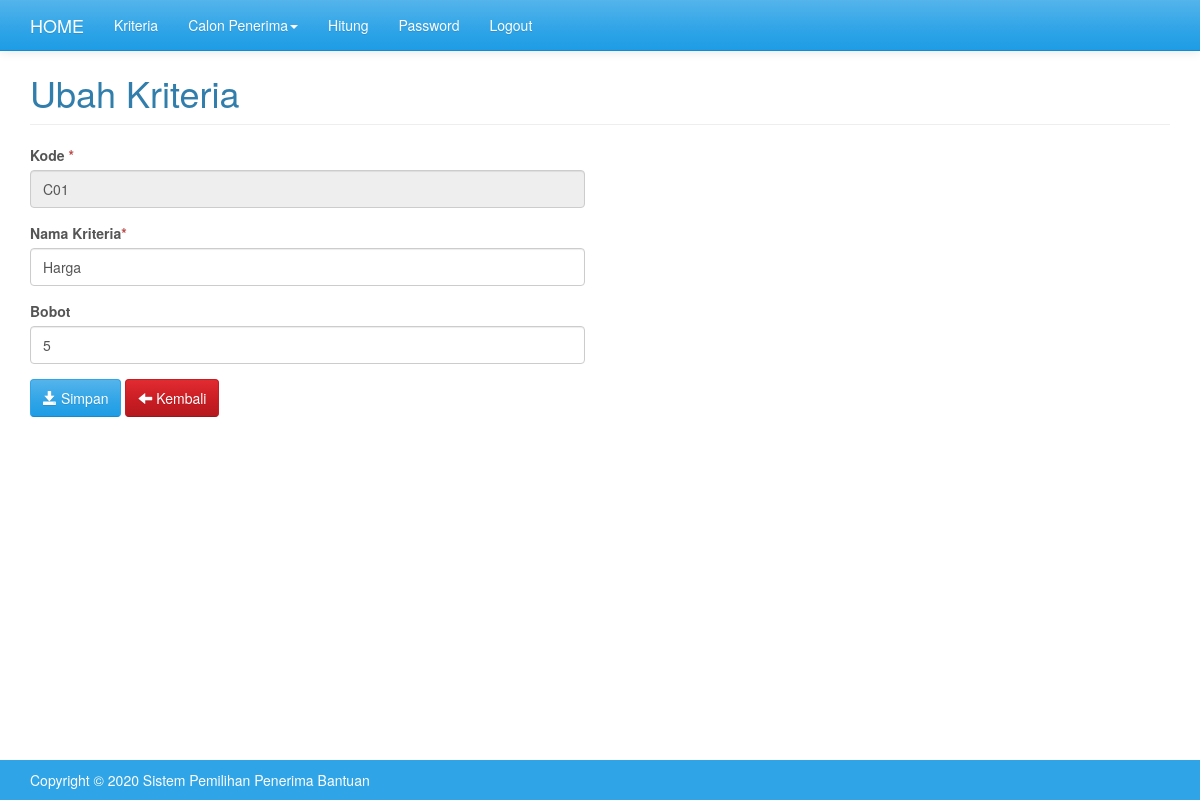
The app's page /index.php?m=kriteria_ubah&ID=C01 (signed in) with its own data.
### tables this page shows
CREATE TABLE `tb_kriteria` (
  `kode_kriteria` varchar(16) NOT NULL,
  `nama_kriteria` varchar(256) DEFAULT NULL,
  `bobot` double DEFAULT NULL,
  PRIMARY KEY (`kode_kriteria`)
);

### config.php (called while the page is built)
<?php
$config["server"]='localhost';
$config["username"]='root';
$config["password"]='';
$config["database_name"]='electre';

### functions.php (called while the page is built, shortened)
<?php
include'config.php';
include'includes/db.php';
$db = new DB($config['server'], $config['username'], $config['password'], $config['database_name']);
function set_value($key = null, $default = null){
    return $default;
}

### includes/db.php (called while the page is built, shortened)
<?php
class DB{
    var $conn = null;
    public function __construct($host, $username, $passwd, $dbname){
        $this->conn = mysqli_connect($host, $username, $passwd, $dbname);
    }
    public function query($sql){
        $query = mysqli_query($this->conn, $sql) or die('<pre>Error mysqli_query: ' . mysqli_error($this->conn) . '<br />' . $sql . '</pre>');
        return $query;
    }
    public function get_row($sql){
        $query = $this->query($sql);
        return mysqli_fetch_object($query);
    }
}

### kriteria_ubah.php (the view, shortened to what this page needs)
<?php
    $row = $db->get_row("SELECT * FROM tb_kriteria WHERE kode_kriteria='$_GET[ID]'");
?>
<div class="page-header">
    <h1>Ubah Kriteria</h1>
</div>
<div class="row">
    <div class="col-sm-6">
        <form method="post">
           <div class="form-group">
                <label>Kode <span class="text-danger">*</span></label>
                <input class="form-control" type="text" name="kode" value="<?=$row->kode_kriteria?>" readonly/>
            </div>
            <div class="form-group">
                <label>Nama Kriteria<span class="text-danger">*</span></label>
                <input class="form-control" type="text" name="nama" value="<?=set_value('nama', $row->nama_kriteria)?>"/>
            </div>
            <div class="form-group">
                <label>Bobot <span class="text-danger"></span></label>
               <input class="form-control" type="text" name="bobot" value="<?=set_value('bobot', $row->bobot)?>"/>
            </div>
            <div class="form-group">
                <button class="btn btn-primary"><span class="glyphicon glyphicon-save"></span> Simpan</button>
                <a class="btn btn-danger" href="?m=kriteria"><span class="glyphicon glyphicon-arrow-left"></span> Kembali</a>
            </div>
        </form>
    </div>
</div>

### assets/css/general.css (style rules this page uses)
html { position: relative; min-height: 100%; }
body { margin-bottom: 70px; }
.page-header { margin-top: 0; padding-bottom: 0; }
.page-header h1 { margin-top: 0; }

### records on screen
tb_kriteria: kode "C01", nama "Harga", bobot "5"
